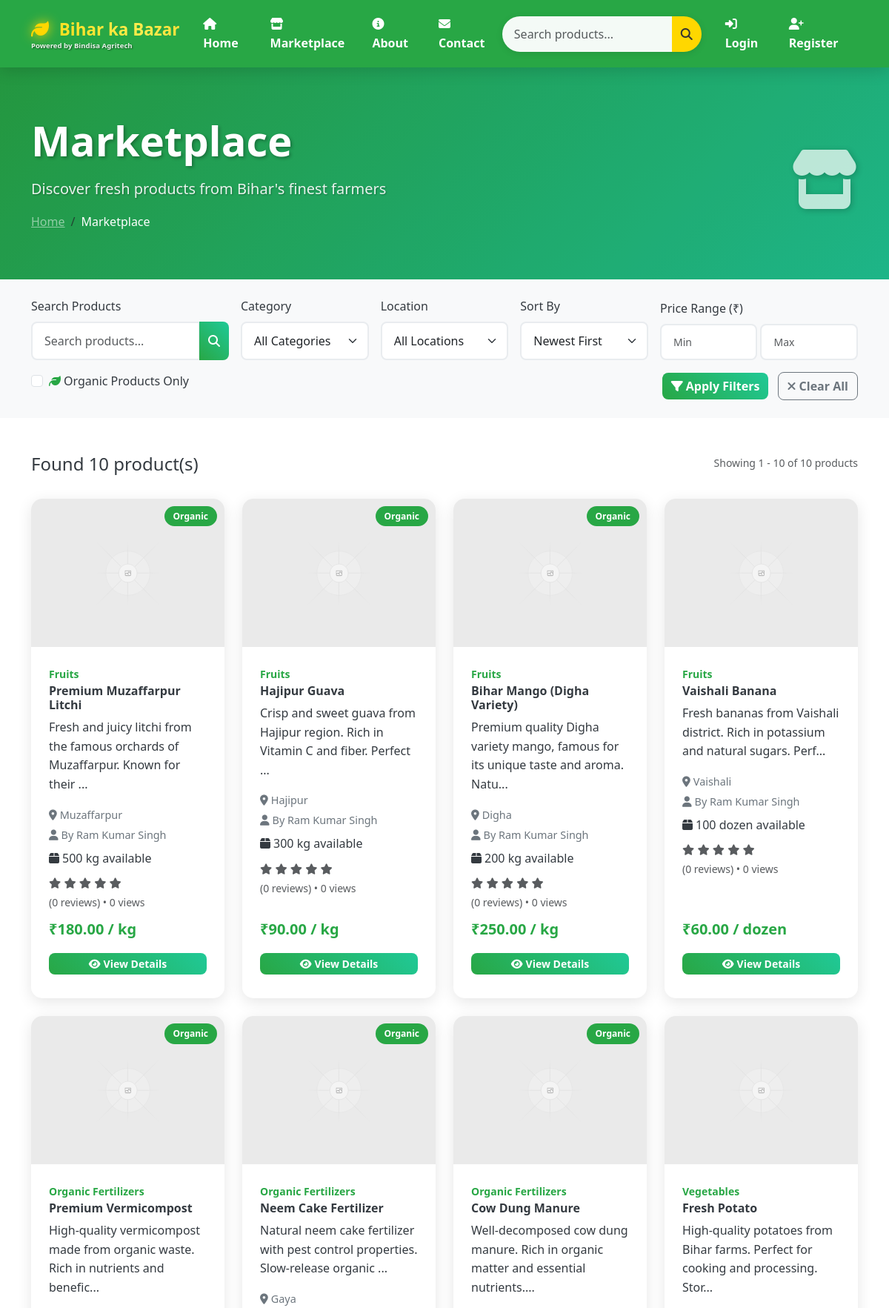
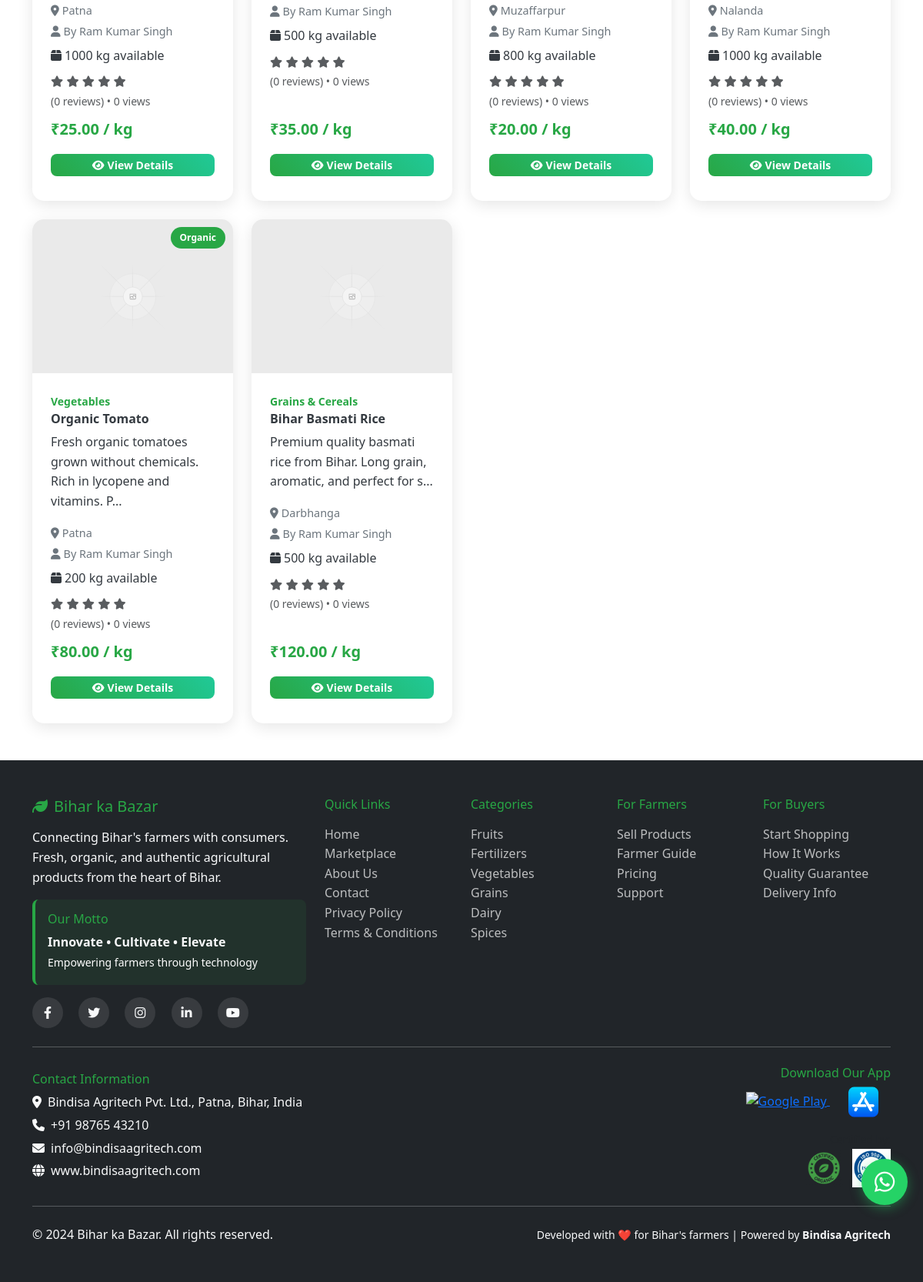
The page /marketplace.php on the database its author committed (2 pictures, top to bottom).
### tables this page shows
CREATE TABLE products (
    id INT AUTO_INCREMENT PRIMARY KEY,
    farmer_id INT NOT NULL,
    category_id INT NOT NULL,
    title VARCHAR(200) NOT NULL,
    description TEXT,
    price DECIMAL(10,2) NOT NULL,
    unit VARCHAR(20) DEFAULT 'kg',
    quantity_available INT DEFAULT 0,
    min_order_quantity INT DEFAULT 1,
    image VARCHAR(255),
    gallery TEXT,  
    location VARCHAR(100),
    harvest_date DATE,
    expiry_date DATE,
    is_organic BOOLEAN DEFAULT FALSE,
    certification VARCHAR(255),
    status ENUM('active', 'inactive', 'sold', 'pending') DEFAULT 'active',
    views INT DEFAULT 0,
    rating DECIMAL(3,2) DEFAULT 0.00,
    total_reviews INT DEFAULT 0,
    created_at TIMESTAMP DEFAULT CURRENT_TIMESTAMP,
    updated_at TIMESTAMP DEFAULT CURRENT_TIMESTAMP ON UPDATE CURRENT_TIMESTAMP,
    FOREIGN KEY (farmer_id) REFERENCES users(id) ON DELETE CASCADE,
    FOREIGN KEY (category_id) REFERENCES categories(id) ON DELETE CASCADE
);

CREATE TABLE categories (
    id INT AUTO_INCREMENT PRIMARY KEY,
    name VARCHAR(100) NOT NULL,
    description TEXT,
    image VARCHAR(255),
    is_active BOOLEAN DEFAULT TRUE,
    created_at TIMESTAMP DEFAULT CURRENT_TIMESTAMP
);

CREATE TABLE users (
    id INT AUTO_INCREMENT PRIMARY KEY,
    username VARCHAR(50) UNIQUE NOT NULL,
    email VARCHAR(100) UNIQUE NOT NULL,
    password VARCHAR(255) NOT NULL,
    full_name VARCHAR(100) NOT NULL,
    phone VARCHAR(15),
    address TEXT,
    city VARCHAR(50),
    state VARCHAR(50),
    pincode VARCHAR(10),
    user_type ENUM('farmer', 'buyer', 'admin') NOT NULL,
    profile_image VARCHAR(255) DEFAULT 'default-avatar.jpg',
    is_verified BOOLEAN DEFAULT FALSE,
    is_active BOOLEAN DEFAULT TRUE,
    last_login TIMESTAMP NULL,
    created_at TIMESTAMP DEFAULT CURRENT_TIMESTAMP,
    updated_at TIMESTAMP DEFAULT CURRENT_TIMESTAMP ON UPDATE CURRENT_TIMESTAMP
);

### marketplace.php (the view, shortened to what this page needs)
<?php
$database = new Database();
$db = $database->getConnection();
$search_query = $_GET['search'] ?? '';
$sort_by = $_GET['sort'] ?? 'newest';
$price_min = $_GET['price_min'] ?? '';
$price_max = $_GET['price_max'] ?? '';
$organic_only = isset($_GET['organic']);
$where_conditions = ["p.status = 'active'"];
$params = [];
$where_clause = implode(' AND ', $where_conditions);
$order_by = match($sort_by) {
    'price_low' => 'p.price ASC',
    'price_high' => 'p.price DESC',
    'name' => 'p.title ASC',
    'rating' => 'p.rating DESC',
    'popular' => 'p.views DESC',
    default => 'p.created_at DESC'
};
$count_query = "SELECT COUNT(*) as total
                FROM products p
                JOIN categories c ON p.category_id = c.id
                JOIN users u ON p.farmer_id = u.id
                WHERE $where_clause";
$stmt = $db->prepare($count_query);
$stmt->execute($params);
$total_products = $stmt->fetch(PDO::FETCH_ASSOC)['total'];
$page = $_GET['page'] ?? 1;
$per_page = 12;
$offset = ($page - 1) * $per_page;
$query = "SELECT p.*, c.name as category_name, u.full_name as farmer_name
          FROM products p
          JOIN categories c ON p.category_id = c.id
          JOIN users u ON p.farmer_id = u.id
          WHERE $where_clause
          ORDER BY $order_by
          LIMIT $per_page OFFSET $offset";
$stmt = $db->prepare($query);
$stmt->execute($params);
$products = $stmt->fetchAll(PDO::FETCH_ASSOC);
?>
<!DOCTYPE html>
<html lang="en">
<head>
    <link href="https://cdn.jsdelivr.net/npm/bootstrap@5.3.0/dist/css/bootstrap.min.css" rel="stylesheet">
    <link rel="stylesheet" href="https://cdnjs.cloudflare.com/ajax/libs/font-awesome/6.4.0/css/all.min.css">
    <link href="https://unpkg.com/aos@2.3.1/dist/aos.css" rel="stylesheet">
    <link rel="stylesheet" href="assets/css/style.css">
</head>
<body>
    <?php include 'includes/navbar.php'; ?>
    <section class="page-header">
        <div class="container">
            <div class="row align-items-center">
                <div class="col-md-8" data-aos="fade-right">
                    <h1 class="display-4 fw-bold mb-3">Marketplace</h1>
                    <p class="lead mb-0">Discover fresh products from Bihar's finest farmers</p>
                    <nav aria-label="breadcrumb" class="mt-3">
                        <ol class="breadcrumb">
                            <li class="breadcrumb-item"><a href="index.php" class="text-white-50">Home</a></li>
                            <li class="breadcrumb-item active text-white">Marketplace</li>
                        </ol>
                    </nav>
                </div>
                <div class="col-md-4 text-md-end" data-aos="fade-left">
                    <div class="d-flex align-items-center justify-content-md-end">
                        <i class="fas fa-store fa-5x" style="color: white; opacity: 0.7;"></i>
                    </div>
                </div>
            </div>
        </div>
    </section>
    <section class="py-4 bg-light">
        <div class="container">
            <form method="GET" id="filterForm">
                <div class="row g-3 align-items-end">
                    <div class="col-md-3">
                        <label for="search" class="form-label">Search Products</label>
                        <div class="input-group">
                            <input type="text" class="form-control" name="search" id="search"
                                   placeholder="Search products..."
                                   value="<?php echo htmlspecialchars($search_query); ?>">
                            <button class="btn btn-success" type="submit">
                                <i class="fas fa-search"></i>
                            </button>
                        </div>
                    </div>
                    <div class="col-md-2">
                        <label for="category" class="form-label">Category</label>
                        <select class="form-select" name="category" id="category">
                            <option value="">All Categories</option>
                        </select>
                    </div>
                    <div class="col-md-2">
                        <label for="location" class="form-label">Location</label>
                        <select class="form-select" name="location" id="location">
                            <option value="">All Locations</option>
                        </select>
                    </div>
                    <div class="col-md-2">
                        <label for="sort" class="form-label">Sort By</label>
                        <select class="form-select" name="sort" id="sort">
                            <option value="newest" <?php echo $sort_by === 'newest' ? 'selected' : ''; ?>>Newest First</option>
                        </select>
                    </div>
                    <div class="col-md-3">
                        <label class="form-label">Price Range (₹)</label>
                        <div class="row g-1">
                            <div class="col-6">
                                <input type="number" class="form-control form-control-sm" name="price_min"
                                       placeholder="Min" value="<?php echo htmlspecialchars($price_min); ?>">
                            </div>
                            <div class="col-6">
                                <input type="number" class="form-control form-control-sm" name="price_max"
                                       placeholder="Max" value="<?php echo htmlspecialchars($price_max); ?>">
                            </div>
                        </div>
                    </div>
                </div>
                <div class="row mt-3">
                    <div class="col-md-6">
                        <div class="form-check">
                            <input class="form-check-input" type="checkbox" name="organic" id="organic"
                                   <?php echo $organic_only ? 'checked' : ''; ?>>
                            <label class="form-check-label" for="organic">
                                <i class="fas fa-leaf text-success me-1"></i>Organic Products Only
                            </label>
                        </div>
                    </div>
                    <div class="col-md-6 text-md-end">
                        <button type="submit" class="btn btn-success me-2">
                            <i class="fas fa-filter me-1"></i>Apply Filters
                        </button>
                        <a href="marketplace.php" class="btn btn-outline-secondary">
                            <i class="fas fa-times me-1"></i>Clear All
                        </a>
                    </div>
                </div>
            </form>
        </div>
    </section>
    <section class="py-5">
        <div class="container">
            <?php if (empty($products)): ?>
                <div class="text-center py-5" data-aos="fade-up">
                    <i class="fas fa-search fa-4x text-muted mb-4"></i>
                    <h3 class="text-muted">No products found</h3>
                    <p class="text-muted">Try adjusting your search criteria or browse all categories.</p>
                    <a href="marketplace.php" class="btn btn-success">View All Products</a>
                </div>
            <?php else: ?>
                <div class="row mb-4" data-aos="fade-up">
                    <div class="col-md-6">
                        <h4>Found <?php echo $total_products; ?> product(s)</h4>
                    </div>
                    <div class="col-md-6 text-md-end">
                        <small class="text-muted">
                            Showing <?php echo (($page - 1) * $per_page) + 1; ?> - <?php echo min($page * $per_page, $total_products); ?> of <?php echo $total_products; ?> products
                        </small>
                    </div>
                </div>
                <div class="row g-4">
                    <?php foreach($products as $index => $product): ?>
                        <div class="col-md-6 col-lg-4 col-xl-3" data-aos="fade-up" data-aos-delay="<?php echo ($index % 8) * 100; ?>">
                            <div class="product-card h-100">
                                <div class="product-image">
                                    <img src="/placeholder.svg?height=200&width=250&text=<?php echo urlencode($product['title']); ?>"
                                         alt="<?php echo htmlspecialchars($product['title']); ?>"
                                         class="img-fluid">
                                    <?php if($product['is_organic']): ?>
                                        <span class="organic-badge">Organic</span>
                                    <?php endif; ?>
                                </div>
                                <div class="product-content">
                                    <div class="product-category">
                                        <small class="text-success fw-bold"><?php echo $product['category_name']; ?></small>
                                    </div>
                                    <h6 class="product-title"><?php echo htmlspecialchars($product['title']); ?></h6>
                                    <p class="product-description">
                                        <?php echo htmlspecialchars(substr($product['description'], 0, 80)) . '...'; ?>
                                    </p>
                                    <div class="product-meta">
                                        <p class="product-location mb-1">
                                            <i class="fas fa-map-marker-alt me-1"></i><?php echo htmlspecialchars($product['location']); ?>
                                        </p>
                                        <p class="product-farmer mb-2">
                                            <i class="fas fa-user me-1"></i>By <?php echo htmlspecialchars($product['farmer_name']); ?>
                                        </p>
                                        <p class="product-stock mb-2">
                                            <i class="fas fa-box me-1"></i><?php echo $product['quantity_available']; ?> <?php echo $product['unit']; ?> available
                                        </p>
                                    </div>
                                    <div class="product-rating mb-2">
                                        <div class="stars">
                                            <?php for($i = 1; $i <= 5; $i++): ?>
                                                <i class="fas fa-star <?php echo $i <= $product['rating'] ? 'text-warning' : 'text-muted'; ?>"></i>
                                            <?php endfor; ?>
                                        </div>
                                        <small class="text-muted">(<?php echo $product['total_reviews']; ?> reviews) • <?php echo $product['views']; ?> views</small>
                                    </div>
                                    <div class="product-price mb-3">
                                        ₹<?php echo number_format($product['price'], 2); ?> / <?php echo $product['unit']; ?>
                                    </div>
                                    <div class="product-actions-bottom">
                                        <a href="product-details.php?id=<?php echo $product['id']; ?>"
                                           class="btn btn-success btn-sm w-100 mb-2">
                                            <i class="fas fa-eye me-1"></i>View Details
                                        </a>
                                    </div>
                                </div>
                            </div>
                        </div>
                    <?php endforeach; ?>
                </div>
            <?php endif; ?>
        </div>
    </section>
    <?php include 'includes/footer.php'; ?>
</body>
</html>

### rows shown on the page
products: is_organic "Organic", category.name "Fruits", title "Premium Muzaffarpur Litchi", description "Fresh and juicy litchi from the famous orchards of Muzaffarpur. Known for their", location "Muzaffarpur", farmer.full_name "Ram Kumar Singh", quantity_available "500", unit "kg", rating 0 (drawn), total_reviews "0", views "0", price "180.00"
products: is_organic "Organic", category.name "Fruits", title "Hajipur Guava", description "Crisp and sweet guava from Hajipur region. Rich in Vitamin C and fiber. Perfect", location "Hajipur", farmer.full_name "Ram Kumar Singh", quantity_available "300", unit "kg", rating 0 (drawn), total_reviews "0", views "0", price "90.00"
products: is_organic "Organic", category.name "Fruits", title "Bihar Mango (Digha Variety)", description "Premium quality Digha variety mango, famous for its unique taste and aroma. Natu", location "Digha", farmer.full_name "Ram Kumar Singh", quantity_available "200", unit "kg", rating 0 (drawn), total_reviews "0", views "0", price "250.00"
products: category.name "Fruits", title "Vaishali Banana", description "Fresh bananas from Vaishali district. Rich in potassium and natural sugars. Perf", location "Vaishali", farmer.full_name "Ram Kumar Singh", quantity_available "100", unit "dozen", rating 0 (drawn), total_reviews "0", views "0", price "60.00"
products: is_organic "Organic", category.name "Organic Fertilizers", title "Premium Vermicompost", description "High-quality vermicompost made from organic waste. Rich in nutrients and benefic", location "Patna", farmer.full_name "Ram Kumar Singh", quantity_available "1000", unit "kg", rating 0 (drawn), total_reviews "0", views "0", price "25.00"
products: is_organic "Organic", category.name "Organic Fertilizers", title "Neem Cake Fertilizer", description "Natural neem cake fertilizer with pest control properties. Slow-release organic", location "Gaya", farmer.full_name "Ram Kumar Singh", quantity_available "500", unit "kg", rating 0 (drawn), total_reviews "0", views "0", price "35.00"
products: is_organic "Organic", category.name "Organic Fertilizers", title "Cow Dung Manure", description "Well-decomposed cow dung manure. Rich in organic matter and essential nutrients.", location "Muzaffarpur", farmer.full_name "Ram Kumar Singh", quantity_available "800", unit "kg", rating 0 (drawn), total_reviews "0", views "0", price "20.00"
products: category.name "Vegetables", title "Fresh Potato", description "High-quality potatoes from Bihar farms. Perfect for cooking and processing. Stor", location "Nalanda", farmer.full_name "Ram Kumar Singh", quantity_available "1000", unit "kg", rating 0 (drawn), total_reviews "0", views "0", price "40.00"
products: is_organic "Organic", category.name "Vegetables", title "Organic Tomato", description "Fresh organic tomatoes grown without chemicals. Rich in lycopene and vitamins. P", location "Patna", farmer.full_name "Ram Kumar Singh", quantity_available "200", unit "kg", rating 0 (drawn), total_reviews "0", views "0", price "80.00"
products: category.name "Grains & Cereals", title "Bihar Basmati Rice", description "Premium quality basmati rice from Bihar. Long grain, aromatic, and perfect for s", location "Darbhanga", farmer.full_name "Ram Kumar Singh", quantity_available "500", unit "kg", rating 0 (drawn), total_reviews "0", views "0", price "120.00"

### other values the page prints
$total_products "10"
min($page * $per_page, $total_products) "10"
